Frame 1 (no input): blank canvas, image omitted
Frame 60 (the mouse pressed at the canvas centre just before this capture): blank canvas, image omitted
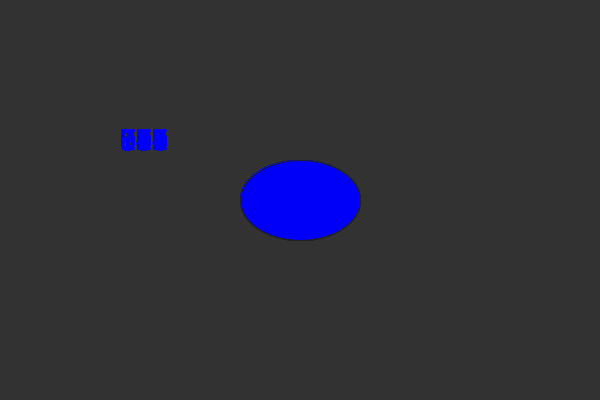
Frame 120 (the mouse held since frame 60 and released just before this capture)

The Processing sketch whose frames 1 and 60 were blank and that drew this single picture after the mouse press (run headless with seeded random() and noise(); from frame 60 on, the mouse is pressed at the canvas centre):

// Processing sketch: First_Concept
// ── First_Concept.pde
void setup()
{
  size(600, 400);
  background(50, 50, 50);
  fill(50, 50, 50);
  textSize(32);
}

void draw()
{
  //background(225, 0, 0);
  
  if (mousePressed) {
    stroke(32);
    text(frameCount, 120, 150);
    fill(0, 0, 250);
    ellipse(mouseX, mouseY, 120, 80);
  } else {
      setup();
    }
}
